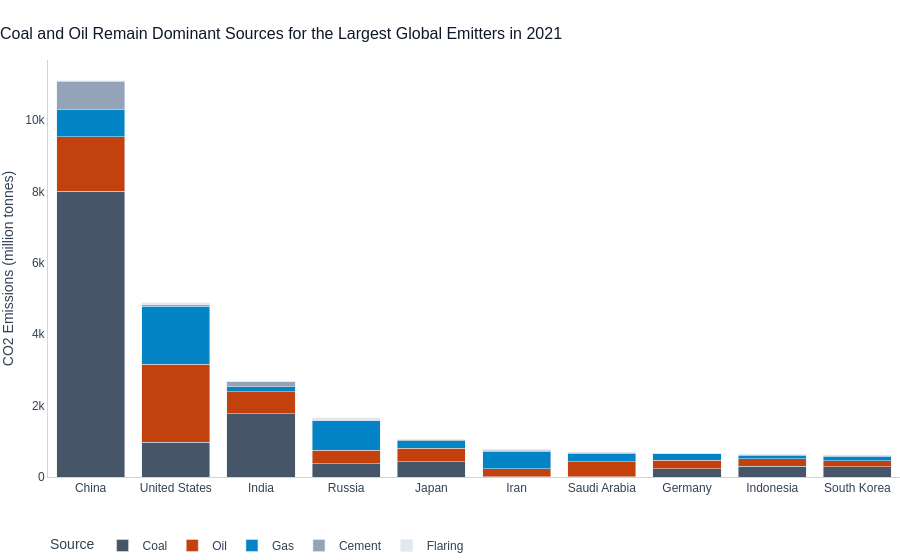

Here is the notebook cell this chart was saved with:
### Markdown cell above
## 3. Emission Sources
**Question:** How does the primary source of CO2 emissions (coal, oil, gas) vary across the current top 10 emitting countries?

### Code cell
recent_year = 2021
df_recent = df[(df['year'] == recent_year) & (df['iso_code'].notnull())].copy()
top10_emitters = df_recent.nlargest(10, 'co2')['country'].tolist()
df_top10 = df_recent[df_recent['country'].isin(top10_emitters)]

sources = ['coal_co2', 'oil_co2', 'gas_co2', 'cement_co2', 'flaring_co2']
df_melted = df_top10.melt(id_vars='country', value_vars=sources, var_name='Source', value_name='Emissions')
df_melted['Source'] = df_melted['Source'].str.replace('_co2', '').str.capitalize()

source_colors = {
    'Coal': '#475569',
    'Oil': '#c2410c',
    'Gas': '#0284c7',
    'Cement': '#94a3b8',
    'Flaring': '#e2e8f0'
}

fig = px.bar(df_melted, x='country', y='Emissions', color='Source', 
             color_discrete_map=source_colors,
             category_orders={"Source": ["Coal", "Oil", "Gas", "Cement", "Flaring"]})
apply_plotly_theme(fig, f"Coal and Oil Remain Dominant Sources for the Largest Global Emitters in {recent_year}", "CO2 Emissions (million tonnes)")
fig.update_layout(barmode='stack', xaxis={'categoryorder':'total descending'})
fig.show()

### Figure 1 — Plotly figure (JSON) as saved in the notebook; plotly's stock layout.template omitted (floating-point values rounded to 4 significant figures)
{"data": [{"hovertemplate": "Source=Coal<br>country=%{x}<br>Emissions=%{y}<extra></extra>", "legendgroup": "Coal", "marker": {"color": "#475569", "pattern": {"shape": ""}}, "name": "Coal", "orientation": "v", "showlegend": true, "textposition": "auto", "type": "bar", "x": ["China", "Germany", "India", "Indonesia", "Iran", "Japan", "Russia", "Saudi Arabia", "South Korea", "United States"], "xaxis": "x", "y": [8004.0, 232.1, 1767.0, 303.2, 7.28, 421.5, 375.4, 0.517, 283.9, 979.5], "yaxis": "y"}, {"hovertemplate": "Source=Oil<br>country=%{x}<br>Emissions=%{y}<extra></extra>", "legendgroup": "Oil", "marker": {"color": "#c2410c", "pattern": {"shape": ""}}, "name": "Oil", "orientation": "v", "showlegend": true, "textposition": "auto", "type": "bar", "x": ["China", "Germany", "India", "Indonesia", "Iran", "Japan", "Russia", "Saudi Arabia", "South Korea", "United States"], "xaxis": "x", "y": [1521.0, 240.5, 623.5, 211.8, 229.5, 387.7, 375.4, 420.6, 171.5, 2183.0], "yaxis": "y"}, {"hovertemplate": "Source=Gas<br>country=%{x}<br>Emissions=%{y}<extra></extra>", "legendgroup": "Gas", "marker": {"color": "#0284c7", "pattern": {"shape": ""}}, "name": "Gas", "orientation": "v", "showlegend": true, "textposition": "auto", "type": "bar", "x": ["China", "Germany", "India", "Indonesia", "Iran", "Japan", "Russia", "Saudi Arabia", "South Korea", "United States"], "xaxis": "x", "y": [765.3, 181.3, 133.2, 83.76, 472.8, 211.7, 822.7, 241.9, 126.8, 1617.0], "yaxis": "y"}, {"hovertemplate": "Source=Cement<br>country=%{x}<br>Emissions=%{y}<extra></extra>", "legendgroup": "Cement", "marker": {"color": "#94a3b8", "pattern": {"shape": ""}}, "name": "Cement", "orientation": "v", "showlegend": true, "textposition": "auto", "type": "bar", "x": ["China", "Germany", "India", "Indonesia", "Iran", "Japan", "Russia", "Saudi Arabia", "South Korea", "United States"], "xaxis": "x", "y": [802.5, 13.64, 149.0, 31.12, 37.42, 24.4, 22.16, 28.37, 23.7, 41.31], "yaxis": "y"}, {"hovertemplate": "Source=Flaring<br>country=%{x}<br>Emissions=%{y}<extra></extra>", "legendgroup": "Flaring", "marker": {"color": "#e2e8f0", "pattern": {"shape": ""}}, "name": "Flaring", "orientation": "v", "showlegend": true, "textposition": "auto", "type": "bar", "x": ["China", "Germany", "India", "Indonesia", "Iran", "Japan", "Russia", "Saudi Arabia", "South Korea", "United States"], "xaxis": "x", "y": [4.812, 1.872, 2.772, 3.149, 32.5, 0.374, 62.0, 3.992, 0.006, 60.22], "yaxis": "y"}], "layout": {"barmode": "stack", "font": {"color": "#334155", "family": "Outfit, sans-serif"}, "legend": {"orientation": "h", "title": {"text": "Source"}, "tracegroupgap": 0, "x": 0, "xanchor": "left", "y": -0.2, "yanchor": "bottom"}, "margin": {"b": 40, "l": 0, "r": 0, "t": 60}, "paper_bgcolor": "rgba(0,0,0,0)", "plot_bgcolor": "rgba(0,0,0,0)", "title": {"font": {"color": "#0f172a", "family": "Outfit, sans-serif", "size": 16}, "text": "Coal and Oil Remain Dominant Sources for the Largest Global Emitters in 2021", "x": 0, "xanchor": "left", "y": 0.95, "yanchor": "top"}, "xaxis": {"anchor": "y", "categoryorder": "total descending", "domain": [0.0, 1.0], "linecolor": "#cbd5e1", "showgrid": false, "title": {"text": ""}}, "yaxis": {"anchor": "x", "domain": [0.0, 1.0], "linecolor": "#cbd5e1", "showgrid": false, "title": {"text": "CO2 Emissions (million tonnes)"}}}}
